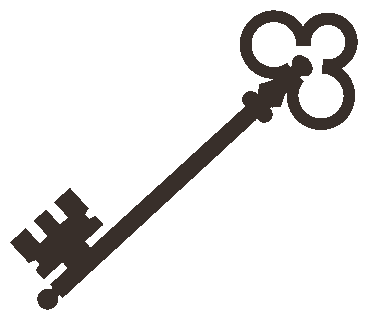
#> input picture Olicyber2025/Nazionale/Colors/colors_output/A.png, 368 x 321 px; the run also reads 1 picture not shown here
$ python solution.py
#> lines starting #> are read from the running program, lines starting #| are printed output that depends on the picture; after the words box and inside, x2 and y2 are one past the last pixel; in counts of white or black regions, pixels touching at a corner belong together
from PIL import Image
import numpy as np
from hashlib import sha256
from Cryptodome.Cipher import AES
from Cryptodome.Util.Padding import unpad

ciphertext_hex = open("colors_output/ciphertext.txt", "r").readline().strip()
#> (reads Olicyber2025/Nazionale/Colors/colors_output/ciphertext.txt from the repository)
ct = bytes.fromhex(ciphertext_hex)
iv, ct = ct[:16], ct[16:]

# Estrai i colori dai pixel NON bianchi delle immagini
def get_color(path):
#> called with path = 'colors_output/g.png'
    n = np.array(Image.open(path).convert('RGBA'))
    # Prendi il primo pixel non-bianco
    mask = ~(n[:, :, 0:4] == [255, 255, 255, 255]).all(2)
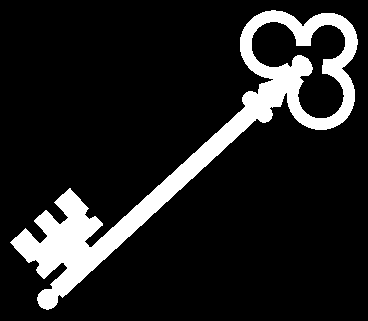
#> mask: shape (321, 368) bool; 13% white; 1 white region, box (x1, y1, x2, y2) and area: (10, 10, 358, 310) 15314
    return n[mask][0][:4].tolist()

g_col = get_color('colors_output/g.png')
#> g_col = [216, 205, 180, 7]
A_col = get_color('colors_output/A.png')
#> call 2 of get_color, with path = 'colors_output/A.png'
#> in get_color, n is the input picture: shape (321, 368, 4); mean R, G, B, A 227.9, 226.6, 226, 253.3
#> A_col = [46, 36, 31, 242]
B_col = get_color('colors_output/B.png')
#> call 3 of get_color, with path = 'colors_output/B.png'
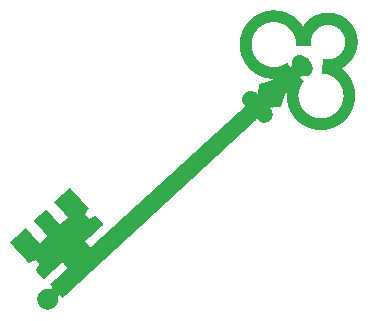
#> input picture Olicyber2025/Nazionale/Colors/colors_output/B.png, 368 x 321 px
#> in get_color, n is the input picture: shape (321, 368, 4); mean R, G, B, A 223.8, 241.9, 227.5, 249.8
#> B_col = [14, 154, 43, 215]

# Recupera la chiave privata 'a'
a = [(A - g) % 256 for A, g in zip(A_col, g_col)]
#> a = [86, 87, 107, 235]

# Calcola il segreto condiviso: shared = mix(B, a) = B + a mod 256
shared = [(b_c + a_c) % 256 for b_c, a_c in zip(B_col, a)]
#> shared = [100, 241, 150, 194]

# Decifra
key = sha256(bytes(shared)).digest()
#> (the run stopped early here; a loop or call above may not have finished)
